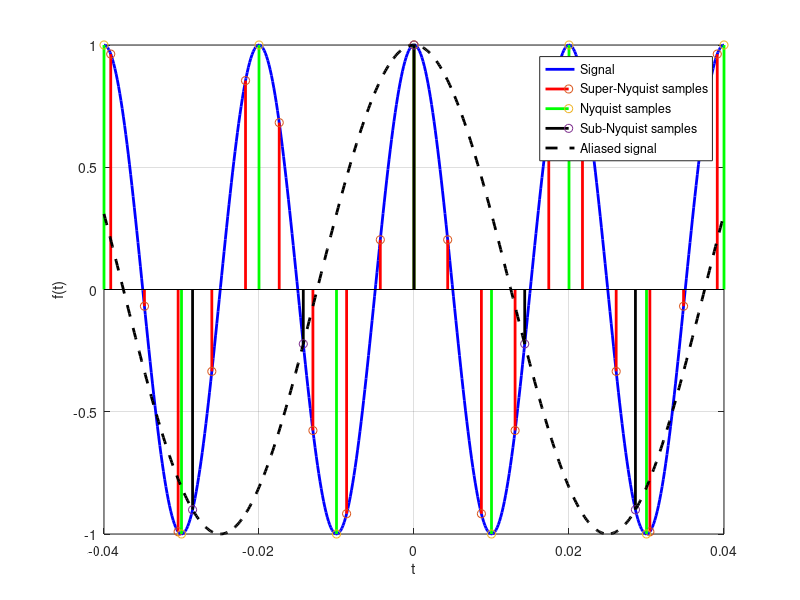

MATLAB code for this plot:

clearvars; close all; clc;

%% Create a cosine signal with some frequency
v = 50;     % Frequency
tmin = -2/v; tmax = -tmin;
t = linspace(tmin,tmax,512);
f = cos(2*pi*v*t);

hf1 = figure('Units','Normalized','Position',[0.3,0,0.7,0.7]);
plot(t,f,'Linewidth',2,'Color','blue','DisplayName','Signal');
xlabel('t'); ylabel('f(t)');
grid on; axis('tight');
legend('show');
fprintf('Press a key to continue\n');
pause;

%% Sample at frequency greater than Nyquist frequency
vs1 = 230;      % Sampling frequency
Ts1 = 1/vs1;
nmin = ceil(tmin/Ts1);
nmax = floor(tmax/Ts1);
n = nmin:nmax;
fs1 = cos(2*pi*v*(n*Ts1));
figure(hf1); hold on;
stem(n*Ts1,fs1,'Linewidth',2,'Color','red','DisplayName','Super-Nyquist samples');
hold off;
legend('off'); legend('show');      % Refresh legend
fprintf('Press a key to continue\n');
pause;

%% Sample at Nyquist frequency
vs2 = 2*v;      % Sampling frequency
Ts2 = 1/vs2;
nmin = ceil(tmin/Ts2);
nmax = floor(tmax/Ts2);
n = nmin:nmax;
fs2 = cos(2*pi*v*(n*Ts2));
figure(hf1); hold on;
stem(n*Ts2,fs2,'Linewidth',2,'Color','green','DisplayName','Nyquist samples');
hold off;
legend('off'); legend('show');
fprintf('Press a key to continue\n');
pause;

%% Sample at frequency lesser than Nyquist frequency
vs3 = 70;      % Sampling frequency
Ts3 = 1/vs3;
nmin = ceil(tmin/Ts3);
nmax = floor(tmax/Ts3);
n = nmin:nmax;
fs3 = cos(2*pi*v*(n*Ts3));
figure(hf1); hold on;
stem(n*Ts3,fs3,'Linewidth',2,'Color','black','DisplayName','Sub-Nyquist samples');
hold off;
legend('off'); legend('show');
fprintf('Press a key to continue\n');
pause;

%% Plot aliased cosine signal
va = abs(v-vs3);
Ta = 1/va;
fa = cos(2*pi*va*t);
figure(hf1); hold on;
plot(t,fa,'Linestyle','--','Linewidth',2,'Color','black','DisplayName','Aliased signal');
hold off;
legend('off'); legend('show');


